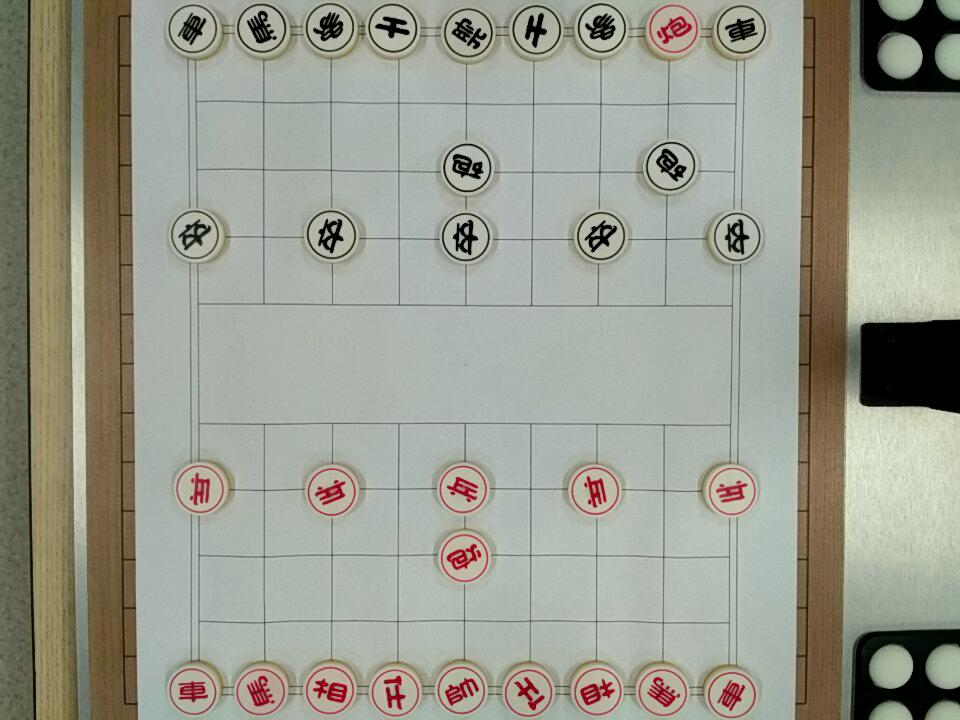
%> input picture Project/Test/3.jpg, 960 x 720 px
$ octave ThePrincipleOfRegionlization.m   (GNU Octave 9; MATLAB toolbox functions it lacks are replaced by stand-ins)
%> lines starting %> are read from the running program, lines starting %| are printed output that depends on the picture; in (x1, y1, x2, y2) boxes, pixels count from 0 and x2, y2 are one past the last pixel; in counts of white or black regions, pixels touching at a corner belong together; the program's own positions count from 1
### Project/preprocess.m
function [Image, BW] = preprocess(filename)
%> called with filename = 'Test\3.jpg'
%PREPROCESS Preprocess digital image from graphics source file using MATLAB.
%   [IMAGE, BW] = PREPROCESS(FILENAME) reads a color image from the file
%   specified by FILENAME and binarizes digital IMAGE by thresholding.
%
%   IMAGE is a color image read from the file using A = IMREAD(FILENAME).
%   BW is a One-by-Two cell array. BW{1, 1} is BWBlack, BW{1, 2} is BWRed.
%   BWBlack and BWRed are binarized with BW = IMBINARIZE(I, METHOD).
%
%   Author: KevinK
%   Date: 2019/05/16 20:47:03
%   Copyright 2019 Liangwei KE, Yue WANG, Jiachang REN.

%% Initialization
CorrectionFactor = 0;
Image = imread(filename);
%> Image is the input picture: size 720x960x3 uint8; mean R, G, B 153.5, 155.1, 142.6
Image = imrotate(Image, 90);
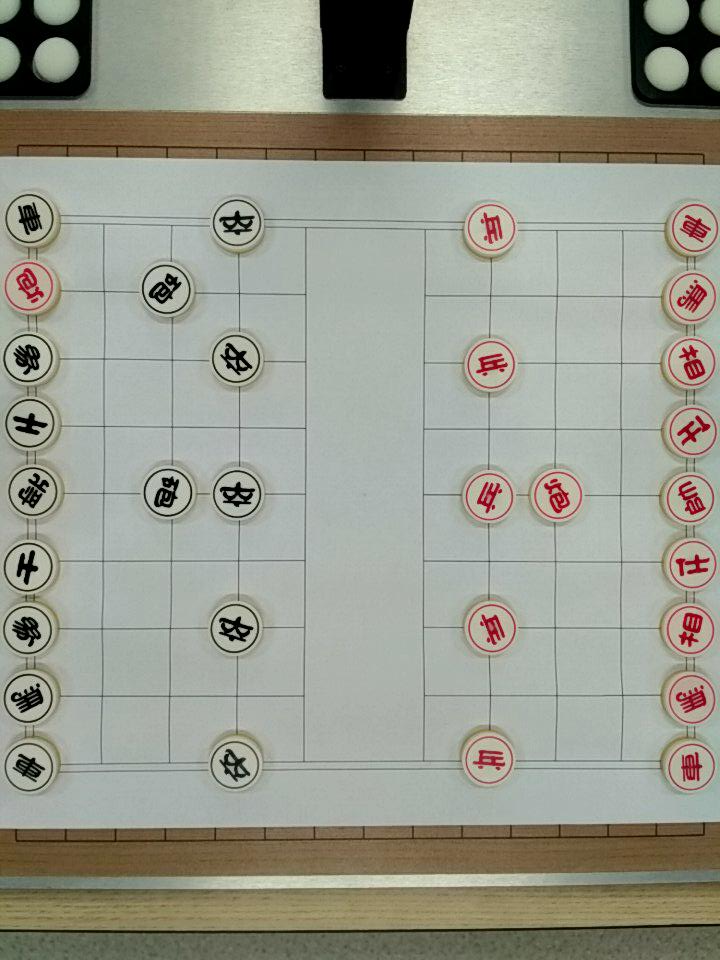
%> Image: size 960x720x3 uint8; mean R, G, B 153.5, 155.1, 142.6; mean of the top-left, top-right, bottom-left and bottom-right quarters 149.2, 155.7, 146.5, 150.2
% 此处的画面XY范围 需要根据自己选择的摄像头和架设高度进行测定
% 调试实验可在ThePrinciple.m中进行 分区域检测效果可在ThePrincipleOfRegionlization.m中进行验证
Image = Image(495-305+CorrectionFactor : 495+305+CorrectionFactor, :, :);
%> Image: size 611x720x3 uint8
R = Image(:, :, 1); G = Image(:, :, 2); B = Image(:, :, 3); BW = cell(1, 2);
%% Black Ones
% 'Sensitivity' default is 0.50 in the range [0 1]
% default BW = imbinarize(I, 'adaptive', Name, Value)
BWBlack = imbinarize(R, 'adaptive', 'Sensitivity', 0.28, 'ForegroundPolarity', 'dark');
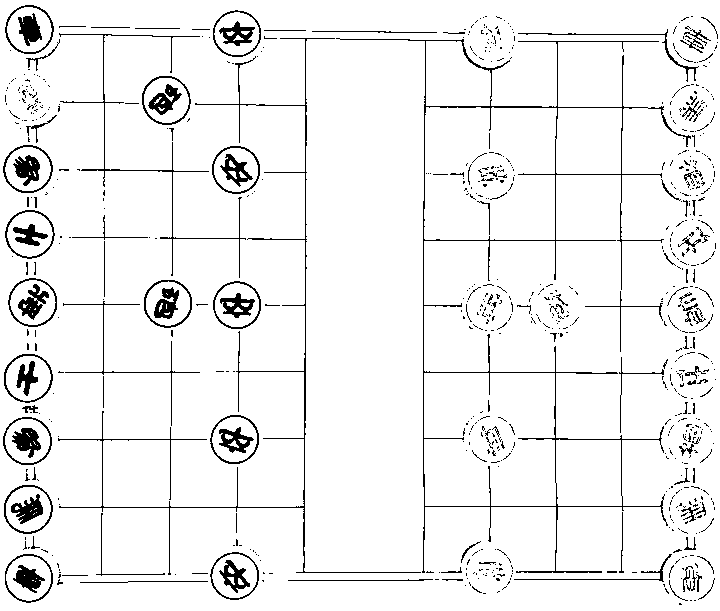
%> BWBlack: size 611x720 logical; 94.1% white; black in thin lines or dots
%% Red Ones
BWRed = G; BWR = imbinarize(R, 0.39); BWRed(BWR == 0) = 255;
%> after `BWR = imbinarize(R, 0.39)`: BWR: size 611x720 logical; 97.5% white; 367 black regions (333 under 20 px), largest, box (x1, y1, x2, y2) and area: (12, 428, 41, 458) 467, (13, 155, 40, 186) 456, (18, 284, 49, 319) 444
%> after `BWRed(BWR == 0) = 255`:
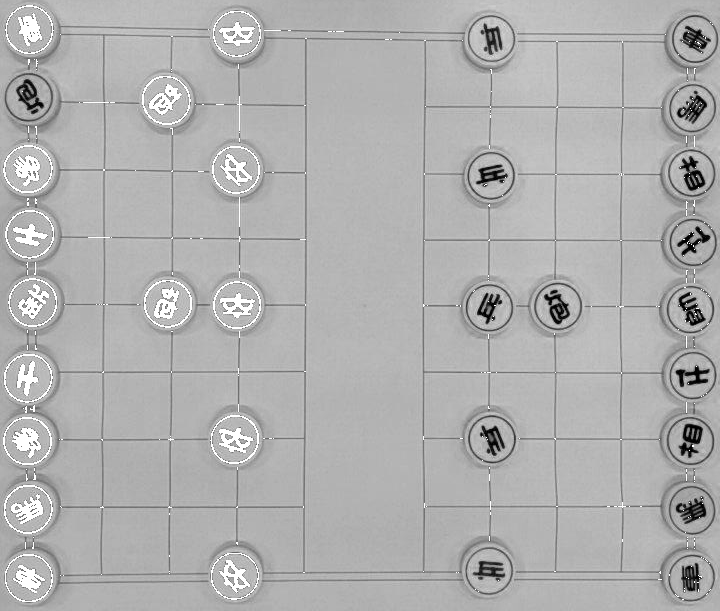
%> BWRed: size 611x720 uint8; min 0, max 255, mean 175.9
BWRed = imbinarize(BWRed, 'adaptive', 'Sensitivity', 0.28, 'ForegroundPolarity', 'dark');
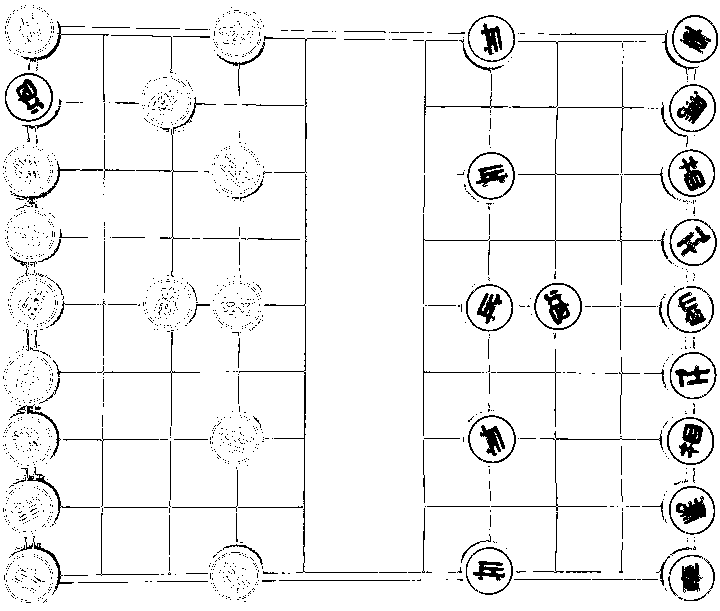
%> BWRed: size 611x720 logical; 94.5% white; black in thin lines or dots
%% Get Data
BW{1, 1} = BWBlack; BW{1, 2} = BWRed;

end

### Project/process.m
function varargout = process(BW, number)
%PROCESS Process binary image by regionalizing.
%   [CENTER, X, Y] = PROCESS(BW) processes binary image BWBlack and BWRed
%   from the One-by-Two cell array BW. BW{1, 1} is BWBlack, BW{1, 2} is BWRed.
%
%   CENTER is a One-by-Two cell array. CENTER{1, 1} is centerBlack, CENTER{1, 2}
%   is centerRed. centerBlack and centerRed are found by using Circular Hough Transform.
%   X is a One-by-Two cell array. X{1, 1} is XBlack, X{1, 2} is XRed.
%   XBlack and XRed are summation of coordinate x in centerBlack and centerRed.
%   Y is a One-by-Two cell array. Y{1, 1} is YBlack, X{1, 2} is YRed.
%   YBlack and YRed are summation of coordinate y in centerBlack and centerRed.
%
%   [CENTER, RADIUS, X, Y] = PROCESS(BW, NUMBER) processes binary image BW
%   in region specified by NUMBER.
%
%   CENTER and RADIUS are found by using Circular Hough Transform in a region.
%   X is the summation of coordinate x. Y is the summation of coordinate y.
%
%   Author: KevinK
%   Date: 2019/05/16 01:33:57
%   Copyright 2019 Liangwei KE, Yue WANG, Jiachang REN.

%% Initialization
if nargin < 2
    number = 0;
end
if iscell(BW)
    BWBlack = BW{1, 1};
    BWRed = BW{1, 2};
    [m, n] = size(BWRed);
else
    [m, n] = size(BW);
end

%% Process
if number ~= 0
    %% Step 1
    X = zeros(1, 1); Y = zeros(1, 1);
    center = cell(1, 1); radius = cell(1, 1);
    %% Step 2
    switch number
        case 1
            subplot(3, 3, 1);
            ga = BW(1 : floor(m/3), 1 : floor(n/3)+10);
            [center{1, 1}, radius{1, 1}] = show(ga);
        case 2
            subplot(3, 3, 2);
            gb = BW(1 : floor(m/3), ceil(n/3)+10 : floor(n*2/3)-10);
            [center{1, 1}, radius{1, 1}] = show(gb);
        case 3
            subplot(3, 3, 3);
            gc = BW(1 : floor(m/3), ceil(n*2/3)-10 : n);
            [center{1, 1}, radius{1, 1}] = show(gc);
        case 4
            subplot(3, 3, 4);
            gd = BW(ceil(m/3) : floor(m*2/3), 1 : floor(n/3)+10);
            [center{1, 1}, radius{1, 1}] = show(gd);
        case 5
            subplot(3, 3, 5);
            ge = BW(ceil(m/3) : floor(m*2/3), ceil(n/3)+10 : floor(n*2/3)-10);
            [center{1, 1}, radius{1, 1}] = show(ge);
        case 6
            subplot(3, 3, 6);
            gf = BW(ceil(m/3) : floor(m*2/3), ceil(n*2/3)-10 : n);
            [center{1, 1}, radius{1, 1}] = show(gf);
        case 7
            subplot(3, 3, 7);
            gg = BW(ceil(m*2/3) : m, 1 : floor(n/3)+10);
            [center{1, 1}, radius{1, 1}] = show(gg);
        case 8
            subplot(3, 3, 8);
            gh = BW(ceil(m*2/3) : m, ceil(n/3)+10 : floor(n*2/3)-10);
            [center{1, 1}, radius{1, 1}] = show(gh);
        case 9
            subplot(3, 3, 9);
            gi = BW(ceil(m*2/3) : m, ceil(n*2/3)-10 : n);
            [center{1, 1}, radius{1, 1}] = show(gi);
    end
    %% Step 3
    centermat = cell2mat(center(1, 1));
    if isempty(centermat)
        X(1, 1) = 0; Y(1, 1) = 0;
    else
        % parameter 1 is necessary
        % for centermat can be vector or array
        summation = sum(centermat, 1);
        X(1, 1) = summation(1, 1);
        Y(1, 1) = summation(1, 2);
    end
    varargout{1} = center;
    varargout{2} = radius;
    varargout{3} = X;
    varargout{4} = Y;
else
    %% Step 1
    X = cell(1, 2); XBlack = zeros(1, 9); XRed = zeros(1, 9);
    Y = cell(1, 2); YBlack = zeros(1, 9); YRed = zeros(1, 9);
    center = cell(1, 2); centerBlack = cell(1, 9); centerRed = cell(1, 9);
    %% Step 2
    % Region 1
    ga1 = BWBlack(1 : floor(m/3), 1 : floor(n/3)+10);
    ga2 = BWRed(1 : floor(m/3), 1 : floor(n/3)+10);
    % Region 2
    gb1 = BWBlack(1 : floor(m/3), ceil(n/3)+10 : floor(n*2/3)-10);
    gb2 = BWRed(1 : floor(m/3), ceil(n/3)+10 : floor(n*2/3)-10);
    % Region 3
    gc1 = BWBlack(1 : floor(m/3), ceil(n*2/3)-10 : n);
    gc2 = BWRed(1 : floor(m/3), ceil(n*2/3)-10 : n);
    % Region 4
    gd1 = BWBlack(ceil(m/3) : floor(m*2/3), 1 : floor(n/3)+10);
    gd2 = BWRed(ceil(m/3) : floor(m*2/3), 1 : floor(n/3)+10);
    % Region 5
    ge1 = BWBlack(ceil(m/3) : floor(m*2/3), ceil(n/3)+10 : floor(n*2/3)-10);
    ge2 = BWRed(ceil(m/3) : floor(m*2/3), ceil(n/3)+10 : floor(n*2/3)-10);
    % Region 6
    gf1 = BWBlack(ceil(m/3) : floor(m*2/3), ceil(n*2/3)-10 : n);
    gf2 = BWRed(ceil(m/3) : floor(m*2/3), ceil(n*2/3)-10 : n);
    % Region 7
    gg1 = BWBlack(ceil(m*2/3) : m, 1 : floor(n/3)+10);
    gg2 = BWRed(ceil(m*2/3) : m, 1 : floor(n/3)+10);
    % Region 8
    gh1 = BWBlack(ceil(m*2/3) : m, ceil(n/3)+10 : floor(n*2/3)-10);
    gh2 = BWRed(ceil(m*2/3) : m, ceil(n/3)+10 : floor(n*2/3)-10);
    % Region 9
    gi1 = BWBlack(ceil(m*2/3) : m, ceil(n*2/3)-10 : n);
    gi2 = BWRed(ceil(m*2/3) : m, ceil(n*2/3)-10 : n);
    % Display Result
    figure('Name', 'Image A Black', 'NumberTitle', 'off');
    subplot(3, 3, 1); [centerBlack{1, 1}, ~] = show(ga1);
    subplot(3, 3, 2); [centerBlack{1, 2}, ~] = show(gb1);
    subplot(3, 3, 3); [centerBlack{1, 3}, ~] = show(gc1);
    subplot(3, 3, 4); [centerBlack{1, 4}, ~] = show(gd1);
    subplot(3, 3, 5); [centerBlack{1, 5}, ~] = show(ge1);
    subplot(3, 3, 6); [centerBlack{1, 6}, ~] = show(gf1);
    subplot(3, 3, 7); [centerBlack{1, 7}, ~] = show(gg1);
    subplot(3, 3, 8); [centerBlack{1, 8}, ~] = show(gh1);
    subplot(3, 3, 9); [centerBlack{1, 9}, ~] = show(gi1);
    figure('Name', 'Image A Red', 'NumberTitle', 'off');
    subplot(3, 3, 1); [centerRed{1, 1}, ~] = show(ga2);
    subplot(3, 3, 2); [centerRed{1, 2}, ~] = show(gb2);
    subplot(3, 3, 3); [centerRed{1, 3}, ~] = show(gc2);
    subplot(3, 3, 4); [centerRed{1, 4}, ~] = show(gd2);
    subplot(3, 3, 5); [centerRed{1, 5}, ~] = show(ge2);
    subplot(3, 3, 6); [centerRed{1, 6}, ~] = show(gf2);
    subplot(3, 3, 7); [centerRed{1, 7}, ~] = show(gg2);
    subplot(3, 3, 8); [centerRed{1, 8}, ~] = show(gh2);
    subplot(3, 3, 9); [centerRed{1, 9}, ~] = show(gi2);
    % Get Data
    center{1, 1} = centerBlack; center{1, 2} = centerRed;
    %% Step 3
    for i = 1 : 9
        % Black Ones
        centermat1 = cell2mat(centerBlack(1, i));
        if isempty(centermat1)
            XBlack(1, i) = 0;
            YBlack(1, i) = 0;
        else
            % parameter 1 is necessary
            % for centermat can be vector or array
            summation1 = sum(centermat1, 1);
            XBlack(1, i) = summation1(1, 1);
            YBlack(1, i) = summation1(1, 2);
        end
        % Red Ones
        centermat2 = cell2mat(centerRed(1, i));
        if isempty(centermat2)
            XRed(1, i) = 0;
            YRed(1, i) = 0;
        else
            % parameter 1 is necessary
            % for centermat can be vector or array
            summation2 = sum(centermat2, 1);
            XRed(1, i) = summation2(1, 1);
            YRed(1, i) = summation2(1, 2);
        end
    end
    % Get Data
    X{1, 1} = XBlack; X{1, 2} = XRed;
    Y{1, 1} = YBlack; Y{1, 2} = YRed;
    %% Step 4
    varargout{1} = center;
    varargout{2} = X;
    varargout{3} = Y;
end

end


function [centers, radii] = show(I)
%SHOW Display original image and circles.
%   Author: KevinK
%   Date: 2019/05/01 17:55:16
%   Copyright 2019 Liangwei KE, Yue WANG, Jiachang REN.

%% Show
imshow(I, []);
[centers, radii] = findcircles(I);
% 'EnhanceVisibility' and 'LineWidth' are not necessary
viscircles(centers, radii, 'EdgeColor', 'b', 'LineStyle', ':');

end

### Project/findcircles.m
function [centers, radii] = findcircles(I)
%FINDCIRCLES Find circles using Circular Hough Transform.
%   Author: KevinK
%   Date: 2019/05/04 02:26:32
%   Copyright 2019 Liangwei KE, Yue WANG, Jiachang REN.

%% Find Circles
% 'Sensitivity' default is 0.85 in the range [0 1]
% 'ObjectPolarity' and 'EdgeThreshold' are not necessary
[centers, radii] = imfindcircles(I, [20 27], 'Method', 'TwoStage', 'Sensitivity', 0.86);

end

### Project/ThePrincipleOfRegionlization.m
%% Initialization
clear; close all; clc
% camera = webcam(2);
% imwrite(snapshot(camera), 'Image.jpg');

%% The Principle Of Regionlization
[Image, BW] = preprocess('Test\3.jpg');
%> BW = 2 items
[center, X, Y] = process(BW);
%> in process, `ga1 = BWBlack(1 : floor(m/3), 1 : floor(n/3)+10);`: ga1: size 203x250 logical; 90.3% white; 92 black regions (74 under 20 px), largest, box (x1, y1, x2, y2) and area: (59, 33, 209, 203) 656, (13, 155, 40, 186) 493, (18, 13, 42, 46) 466
%> in process, `ga2 = BWRed(1 : floor(m/3), 1 : floor(n/3)+10);`: ga2: size 203x250 logical; 94% white; black in thin lines or dots
%> in process, `gb1 = BWBlack(1 : floor(m/3), ceil(n/3)+10 : floor(n*2/3)-10);`: gb1: size 203x221 logical; 97% white; black in thin lines or dots
%> in process, `gb2 = BWRed(1 : floor(m/3), ceil(n/3)+10 : floor(n*2/3)-10);`: gb2: size 203x221 logical; 97.5% white; black in thin lines or dots
%> in process, `gc1 = BWBlack(1 : floor(m/3), ceil(n*2/3)-10 : n);`: gc1: size 203x251 logical; 94.5% white; black in thin lines or dots
%> in process, `gc2 = BWRed(1 : floor(m/3), ceil(n*2/3)-10 : n);`: gc2: size 203x251 logical; 90.8% white; 59 black regions (41 under 20 px), largest, box (x1, y1, x2, y2) and area: (208, 91, 238, 124) 454, (210, 156, 237, 191) 449, (211, 26, 242, 54) 425
%> in process, `gd1 = BWBlack(ceil(m/3) : floor(m*2/3), 1 : floor(n/3)+10);`: gd1: size 204x250 logical; 91.2% white; 43 black regions (26 under 20 px), largest, box (x1, y1, x2, y2) and area: (18, 81, 49, 117) 481, (154, 84, 179, 116) 459, (220, 90, 250, 115) 387
%> in process, `gd2 = BWRed(ceil(m/3) : floor(m*2/3), 1 : floor(n/3)+10);`: gd2: size 204x250 logical; 96% white; black in thin lines or dots
%> in process, `ge1 = BWBlack(ceil(m/3) : floor(m*2/3), ceil(n/3)+10 : floor(n*2/3)-10);`: ge1: size 204x221 logical; 97.8% white; black in thin lines or dots
%> in process, `ge2 = BWRed(ceil(m/3) : floor(m*2/3), ceil(n/3)+10 : floor(n*2/3)-10);`: ge2: size 204x221 logical; 98.1% white; black in thin lines or dots
%> in process, `gf1 = BWBlack(ceil(m/3) : floor(m*2/3), ceil(n*2/3)-10 : n);`: gf1: size 204x251 logical; 94.9% white; black in thin lines or dots
%> in process, `gf2 = BWRed(ceil(m/3) : floor(m*2/3), ceil(n*2/3)-10 : n);`:
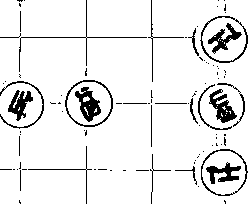
%> gf2: size 204x251 logical; 91.7% white; 93 black regions (68 under 20 px), largest, box (x1, y1, x2, y2) and area: (75, 87, 101, 122) 449, (209, 89, 237, 123) 418, (8, 90, 33, 121) 362
%> in process, `gg1 = BWBlack(ceil(m*2/3) : m, 1 : floor(n/3)+10);`: gg1: size 204x250 logical; 90.7% white; 46 black regions (28 under 20 px), largest, box (x1, y1, x2, y2) and area: (58, 4, 250, 168) 650, (12, 21, 41, 51) 500, (11, 87, 43, 117) 479
%> in process, `gg2 = BWRed(ceil(m*2/3) : m, 1 : floor(n/3)+10);`: gg2: size 204x250 logical; 95.2% white; black in thin lines or dots
%> in process, `gh1 = BWBlack(ceil(m*2/3) : m, ceil(n/3)+10 : floor(n*2/3)-10);`: gh1: size 204x221 logical; 97.2% white; black in thin lines or dots
%> in process, `gh2 = BWRed(ceil(m*2/3) : m, ceil(n/3)+10 : floor(n*2/3)-10);`:
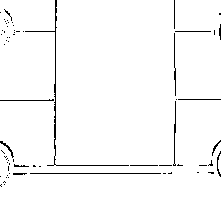
%> gh2: size 204x221 logical; 97.4% white; black in thin lines or dots
%> in process, `gi1 = BWBlack(ceil(m*2/3) : m, ceil(n*2/3)-10 : n);`: gi1: size 204x251 logical; 94.6% white; black in thin lines or dots
%> in process, `gi2 = BWRed(ceil(m*2/3) : m, ceil(n*2/3)-10 : n);`:
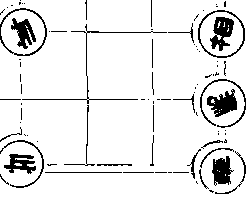
%> gi2: size 204x251 logical; 91.1% white; 85 black regions (56 under 20 px), largest, box (x1, y1, x2, y2) and area: (207, 89, 237, 117) 467, (210, 17, 234, 51) 459, (212, 156, 234, 186) 420
%> the run ends on the next line
